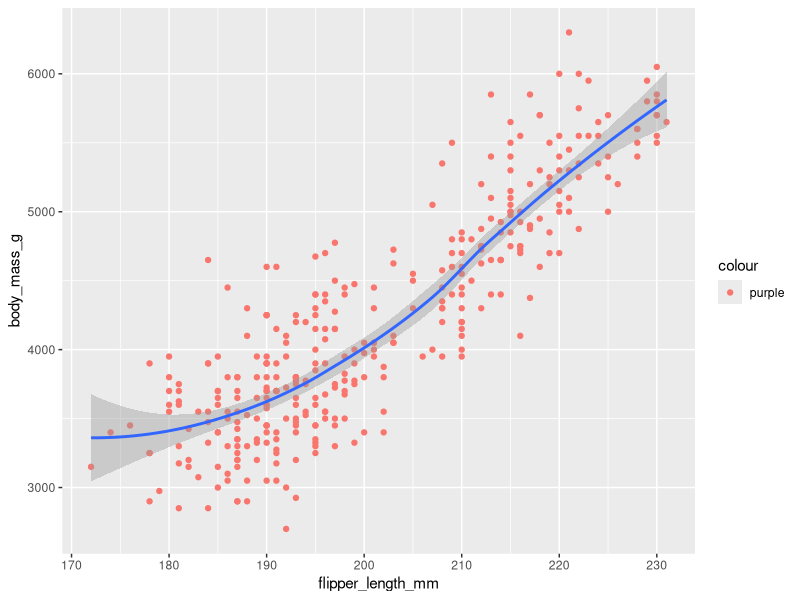
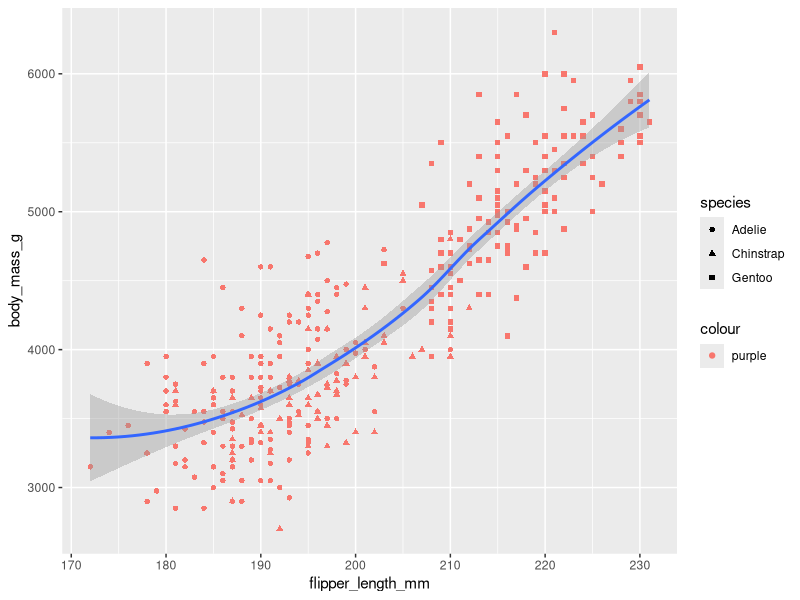
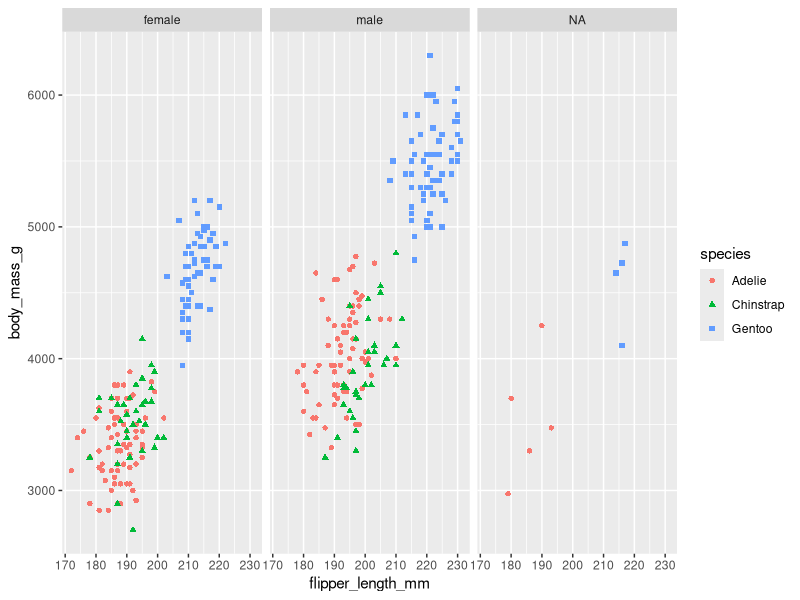

Recreate these plots in R, in order.
## ---- chunk 1
library(tidyverse)
library(palmerpenguins)
## ---- chunk 2
ggplot(data=penguins)+
  geom_point(mapping=aes(x=flipper_length_mm, y=body_mass_g, color="purple"))+
  geom_smooth(mapping=aes(x=flipper_length_mm, y=body_mass_g))
## ---- chunk 3
ggplot(data=penguins)+
  geom_point(mapping=aes(x=flipper_length_mm, y=body_mass_g, shape=species, color="purple"))+
  geom_smooth(mapping=aes(x=flipper_length_mm, y=body_mass_g))
## ---- chunk 4
ggplot(data=penguins)+
  geom_point(mapping=aes(x=flipper_length_mm, y=body_mass_g, color=species, shape=species))+
  facet_wrap(~sex)
